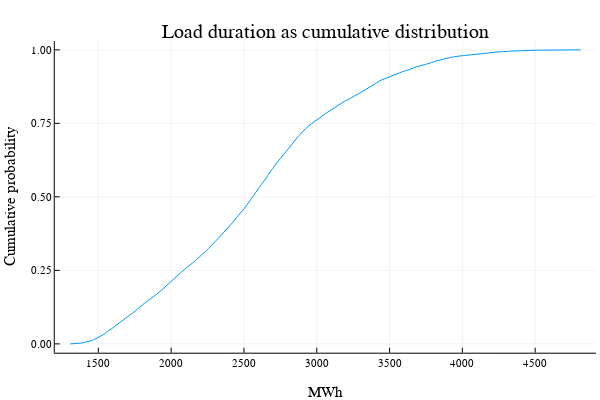

Notebook code cell kept with this figure:
### Code cell
plot(sort(demand.Demand), range(0,1,length=8760), label="")
title!("Load duration as cumulative distribution")
yaxis!("Cumulative probability")
xaxis!("MWh")

### Figure 1 — Plotly figure (JSON) as saved in the notebook; plotly's stock layout.template omitted (floating-point values rounded to 4 significant figures; data arrays with more than 128 entries replaced by an {"elided": "..."} marker saying what was removed)
{"data": [{"colorbar": {"title": ""}, "legendgroup": "", "line": {"color": "rgba(0, 154, 250, 1.000)", "dash": "solid", "shape": "linear", "width": 1}, "mode": "lines", "name": "", "showlegend": false, "type": "scatter", "x": {"elided": "8760 int values"}, "xaxis": "x", "y": {"elided": "8760 float values"}, "yaxis": "y", "zmax": null, "zmin": null}], "layout": {"annotations": [{"font": {"color": "rgba(0, 0, 0, 1.000)", "family": "sans-serif", "size": 20}, "rotation": 0, "showarrow": false, "text": "Load duration as cumulative distribution", "x": 0.5424, "xanchor": "center", "xref": "paper", "y": 1, "yanchor": "top", "yref": "paper"}], "height": 400, "legend_position": {"bgcolor": "rgba(255, 255, 255, 1.000)", "bordercolor": "rgba(0, 0, 0, 1.000)", "borderwidth": 1, "font": {"color": "rgba(0, 0, 0, 1.000)", "family": "sans-serif", "size": 11}, "title": {"font": {"color": "rgba(0, 0, 0, 1.000)", "family": "sans-serif", "size": 15}, "text": ""}, "tracegroupgap": 0, "traceorder": "normal", "x": 1, "xanchor": "auto", "y": 1, "yanchor": "auto"}, "margin": {"b": 20, "l": 0, "r": 0, "t": 20}, "paper_bgcolor": "rgba(255, 255, 255, 1.000)", "plot_bgcolor": "rgba(255, 255, 255, 1.000)", "showlegend": true, "width": 600, "xaxis": {"anchor": "y", "domain": [0.09128, 0.9934], "gridcolor": "rgba(0, 0, 0, 0.100)", "gridwidth": 0.5, "linecolor": "rgba(0, 0, 0, 1.000)", "mirror": false, "range": [1201.0, 4918.0], "showgrid": true, "showline": true, "showticklabels": true, "tickangle": 0, "tickcolor": "rgb(0, 0, 0)", "tickfont": {"color": "rgba(0, 0, 0, 1.000)", "family": "sans-serif", "size": 11}, "tickmode": "array", "ticks": "inside", "ticktext": ["1500", "2000", "2500", "3000", "3500", "4000", "4500"], "tickvals": [1500, 2000, 2500, 3000, 3500, 4000, 4500], "title": "MWh", "titlefont": {"color": "rgba(0, 0, 0, 1.000)", "family": "sans-serif", "size": 15}, "type": "-", "visible": true, "zeroline": false, "zerolinecolor": "rgba(0, 0, 0, 1.000)"}, "yaxis": {"anchor": "x", "domain": [0.07581, 0.9415], "gridcolor": "rgba(0, 0, 0, 0.100)", "gridwidth": 0.5, "linecolor": "rgba(0, 0, 0, 1.000)", "mirror": false, "range": [-0.03, 1.03], "showgrid": true, "showline": true, "showticklabels": true, "tickangle": 0, "tickcolor": "rgb(0, 0, 0)", "tickfont": {"color": "rgba(0, 0, 0, 1.000)", "family": "sans-serif", "size": 11}, "tickmode": "array", "ticks": "inside", "ticktext": ["0.00", "0.25", "0.50", "0.75", "1.00"], "tickvals": [0, 0.25, 0.5, 0.75, 1], "title": "Cumulative probability", "titlefont": {"color": "rgba(0, 0, 0, 1.000)", "family": "sans-serif", "size": 15}, "type": "-", "visible": true, "zeroline": false, "zerolinecolor": "rgba(0, 0, 0, 1.000)"}}}
